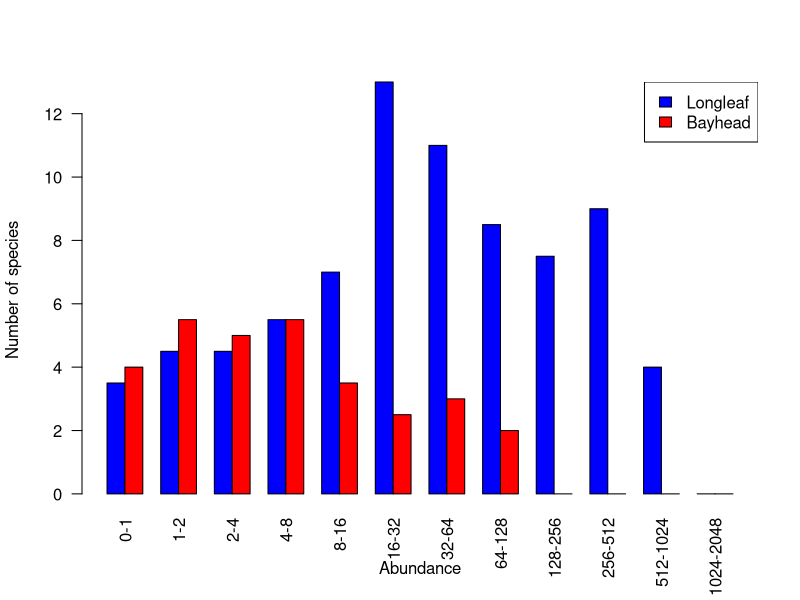
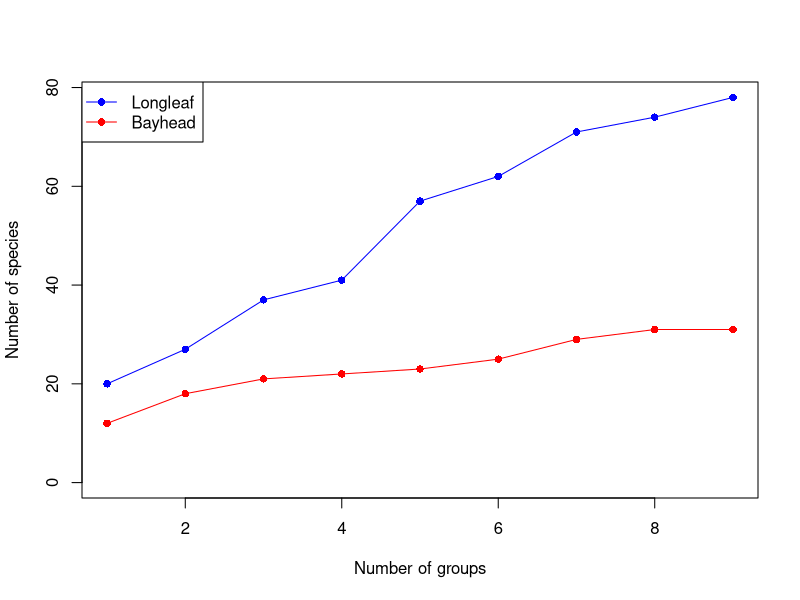

Reproduce these figures in R, in order.
#Compleated script for the longleaf pine diversity lab


# Load and organize -----------------------------------------------------

Data<-read.csv('Data/Longleaf_Data.csv') #load in the data
head(Data) #look at the first few rows
tail(Data) #look at the last few rows
str(Data) #look at the structure of the data
summary(Data) #look at the summaries of each column

LL<-subset.data.frame(Data,Data$Habitat=='LL') #create a subset of data for longleaf pine
BH<-subset.data.frame(Data,Data$Habitat=='BH') #Enter code here
  
# Preston Plots -----------------------------------------------------------

#Create bins
Bins<-c(0,1,2,4,8,16,32,64,128,256,512,1024,2048) # a vector containing our abundance categories

#create empty data frame
PrestonData<-data.frame(Min=Bins[-length(Bins)],Max=Bins[-1]) #Create a data frame with mins and maxes matching the bins above
PrestonData$LL<-rep(NA) #Add some empty data for the longleaf habitat
PrestonData$BH<-rep(NA)#Add some emtpy data for the bayhead habitat
PrestonData$Name<-paste(PrestonData$Min,PrestonData$Max,sep='-') #Add a name for each bin
PrestonData

#Make function to count the number of species in each bin
count.bin<-function(X,Min,Max){
  Number<-sum(X>Min & X<Max) #Count the number of cases where X is greater than the min and less than the max
  Number<-Number+sum(X==Min)/2 #Add in the number of cases where X is equal to the minimum devided by two
  Number<-Number+sum(X==Max)/2 #do the same thing for X equals the maximum
  return(Number) #return the total number
}

#Calcualte the number of species in each habitat at each bin
for(r in 1:nrow(PrestonData)){
  PrestonData$LL[r]<-count.bin(X=LL$Count,Min=PrestonData$Min[r],Max = PrestonData$Max[r]) #calculate the number of species in the bin for each row (r) of the data frame
  PrestonData$BH[r]<-count.bin(X=BH$Count,Min=PrestonData$Min[r],Max = PrestonData$Max[r]) #do the same for bayhead
}
PrestonData

#Make the graphs
#Here we make a barplot for the Lonleaf data. Lets break down each step
barplot(height=rbind(PrestonData$LL,PrestonData$BH), #The heights of the bars come form the PrestonData LL and BH columns
        names.arg=PrestonData$Name, #The names for the x axis lables come form PrestonData$Names
        col=c('Blue','Red'), #Set the colors for the bars
        las=2, #Rotate the x axis labels vertically
        beside=T, #place the bars beside eachother (default is stacked)
        xlab='Abundance',#add the x axis name
        ylab='Number of species') #add the y axis name
legend('topright',legend=c('Longleaf','Bayhead'),fill=c('Blue','Red')) #make a legend for the graph

# Species Accumulation Curves ---------------------------------------------


#Make the data frame
AccumData<-data.frame(
  Group=seq(from=1,to=max(max(BH$Group,LL$Group)),by=1), #Lets make a column called group that goes from group 1 to the number of groups we have
  LL=rep(NA),BH=rep(NA)) #put in placeholders for LL and BH
AccumData

#Fill in the data
for(r in 1:nrow(AccumData)){
  AccumData$LL[r]<-sum(LL$Group<=AccumData$Group[r]) #for each row, the value is the number of groups that are equal to or less than the group of intrest
  AccumData$BH[r]<-sum(BH$Group<=AccumData$Group[r]) #do it agaoin for Bayhead
}

#make graph
#first we will make an empty plot
plot(y=c(0,max(c(AccumData$LL,AccumData$BH))), #the y axis should go from 0 to the largest value
     x=c(1,max(AccumData$Group)), #the x axis should go form 1 to the largest value
     type='n', #tell R not to actually plot anything
     ylab='Number of species',xlab='Number of groups') #set x and y axis labels
#now we will ad the points for longleaf pine
points(LL~Group, #Plot the data from LL against the group number
       data=AccumData, #tell R where to get the data
       type='o',# Make it be points connected by lines
       pch=16,col='blue') #set the shape (pch) and collor
points(BH~Group, #Plot the data from LL against the group number
       data=AccumData, #tell R where to get the data
       type='o',# Make it be points connected by lines
       pch=16,col='red') #set the shape (pch) and collor
legend('topleft',legend=c('Longleaf','Bayhead'),lty=1,col=c('blue','red'),pch=16)



# Shannon's diversity -----------------------------------------------------

#calculate pi
LL_pi<-LL$Count/sum(LL$Count)
BH_pi=BH$Count/sum(BH$Count)

#calculate H'
LL_H<-sum(LL_pi*log(LL_pi))*-1 #calculate Shannon's diversity for LL
BH_H<-sum(BH_pi*log(BH_pi))*-1 #do the same for bayhead

#calculate eveness
LL_E<-LL_H/log(nrow(LL)) #calculate Shannon's eveness for LL
BH_E<-BH_H/log(nrow(BH)) #do the same for bayhead

#calculate variance
LL_v<-((sum(LL_pi*(log(LL_pi)^2))-(sum(LL_pi*log(LL_pi))^2))/sum(LL$Count))-((nrow(LL)-1)/(2*(sum(LL$Count)^2))) #calculate variance for LL
BH_v<-((sum(BH_pi*(log(BH_pi)^2))-(sum(BH_pi*log(BH_pi))^2))/sum(BH$Count))-((nrow(BH)-1)/(2*(sum(BH$Count)^2))) #do the same for bayhead

#calculate t
t<-abs(LL_H-BH_H)/(LL_v+BH_v)^(1/2)

#calculate df
df<-((LL_v+BH_v)^2)/(LL_v^2/sum(LL$Count)+BH_v^2/sum(BH$Count))

#calculate p value
p<-2*pt(t,df,lower.tail=F)
p


# Simpson's ---------------------------------------------------------------

#calculate N and n
LL_N<-sum(LL$Count)
LL_n<-LL$Count
BH_N<-sum(BH$Count)
BH_n<-BH$Count

#calculate Ds
LL_Ds<-(LL_N*(LL_N-1))/sum(LL_n*(LL_n-1)) #calculate Ds for longleaf 
BH_Ds<-(BH_N*(BH_N-1))/sum(BH_n*(BH_n-1)) #do the same for bayhead

#calculate Ed
LL_Ed<-LL_Ds/nrow(LL) #calculate Ed for longleaf 
BH_Ed<-BH_Ds/nrow(BH) #do the same for bayhead
